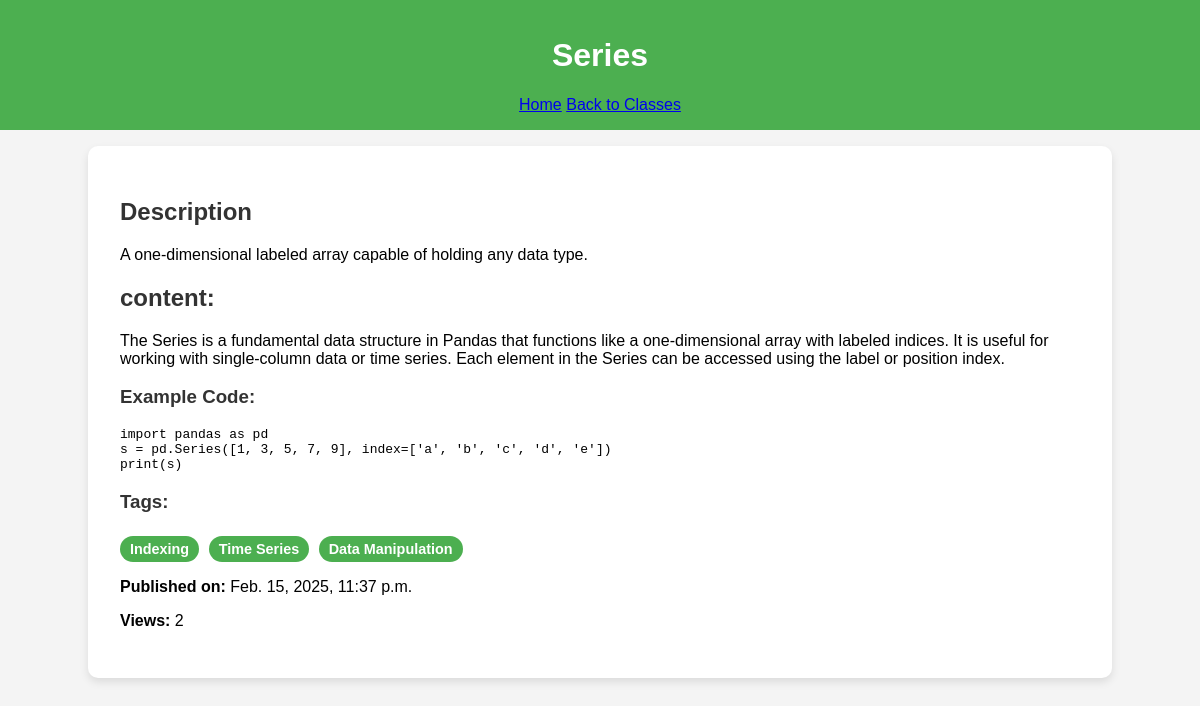
The app's page /series/ with its own data.
### app_teaching/models.py (models this page shows, shortened)
class PandasClass(models.Model):
    STATUS_CHOICES = (
        ('draft', 'Draft'),
        ('published', 'Published'),
    )
    title = models.CharField(max_length=100, unique=True)
    description = models.TextField()
    content = models.TextField()
    example_code = models.TextField(blank=True, null=True)
    tags = models.ManyToManyField(Tag, blank=True)
    published = models.DateTimeField(default=timezone.now)
    status = models.CharField(max_length=10, choices=STATUS_CHOICES, default='draft')
    views = models.PositiveIntegerField(default=0)
    slug = models.SlugField(unique=True, blank=True)
    def save(self, *args, **kwargs):
        if not self.slug:
            self.slug = slugify(self.title)
        super().save(*args, **kwargs)

class Tag(models.Model):
    name = models.CharField(max_length=30, unique=True)  # نام تگ (مثل Data Analysis, Indexing)

### app_teaching/views.py (the view)
# urls.py: path('<slug:slug>/', pandas_class_detail, name='pandas_class_detail'),  # نمایش جزئیات هر پست با استفاده از slug
def pandas_class_detail(request, slug):
    pandas_class = get_object_or_404(PandasClass, slug=slug, status='published', published__lte=timezone.now())
    pandas_class.views += 1
    pandas_class.save(update_fields=['views'])
    previous_post = PandasClass.objects.filter(status='published', published__lte=timezone.now(), id__lt=pandas_class.id).order_by('-id').first()
    next_post = PandasClass.objects.filter(status='published', published__lte=timezone.now(), id__gt=pandas_class.id).order_by('id').first()
    return render(request, 'class_detail.html', {
        'pandas_class': pandas_class,
        'previous_post': previous_post,
        'next_post': next_post,
    })

### templates/class_detail.html (shortened to what this page needs)
{% load static %}
<!DOCTYPE html>
<html lang="en">
<head>
    <link rel="stylesheet" href="{% static 'styles.css' %}">
</head>
<body>
    <header>
        <h1>{{ pandas_class.title }}</h1>
        <nav>
            <a href="{% url 'index_view' %}">Home</a>
            <a href="{% url 'pandas_class_list' %}">Back to Classes</a>
        </nav>
    </header>
    <main class="main-content">
        <h2>Description</h2>
        <p>{{ pandas_class.description }}</p>
        <h2>content:</h2>
        <p>{{ pandas_class.content }}</p>
        <h3>Example Code:</h3>
        <pre><code>{{ pandas_class.example_code }}</code></pre>
        <h3>Tags:</h3>
        <div class="tags">
            {% for tag in pandas_class.tags.all %}
                <span class="tag">{{ tag.name }}</span>
            {% empty %}
                <span class="tag no-tag">No tags available</span>
            {% endfor %}
        </div>
        <p><strong>Published on:</strong> {{ pandas_class.published }}</p>
        <p><strong>Views:</strong> {{ pandas_class.views }}</p>
    </main>
</body>
</html>

### static_teaching/styles.css (style rules this page uses)
body { font-family: Arial, sans-serif; margin: 0; padding: 0; background-color: #f4f4f4; }
header { background-color: #4CAF50; color: white; text-align: center; padding: 1rem; }
.main-content, .classes-list { padding: 2rem; background-color: white; margin: 1rem auto; width: 80%; border-radius: 10px; box-shadow: 0 4px 8px rgba(0, 0, 0, 0.1); }
h2, h3 { color: #333; }
.tags { margin-top: 1rem; }
.tag { display: inline-block; background-color: #4CAF50; color: white; padding: 5px 10px; margin: 5px 5px 0 0; border-radius: 20px; font-size: 0.9rem; font-weight: bold; text-transform: capitalize; transition: background-color 0.3s ease; }

### records on screen
PandasClass: title "Series", description "A one-dimensional labeled array capable of holding any data type.", content "The Series is a fundamental data structure in Pandas that functions like a one-dimensional array with labeled indices. It is useful for working with single-column data or time series. Each element in the Series can be accessed using the label or position index.", example_code "import pandas as pd s = pd.Series([1, 3, 5, 7, 9], index=['a', 'b', 'c', 'd', 'e']) print(s)", published "Feb. 15, 2025, 11:37 p.m.", views "2"
Tag: name "Indexing"
Tag: name "Time Series"
Tag: name "Data Manipulation"
